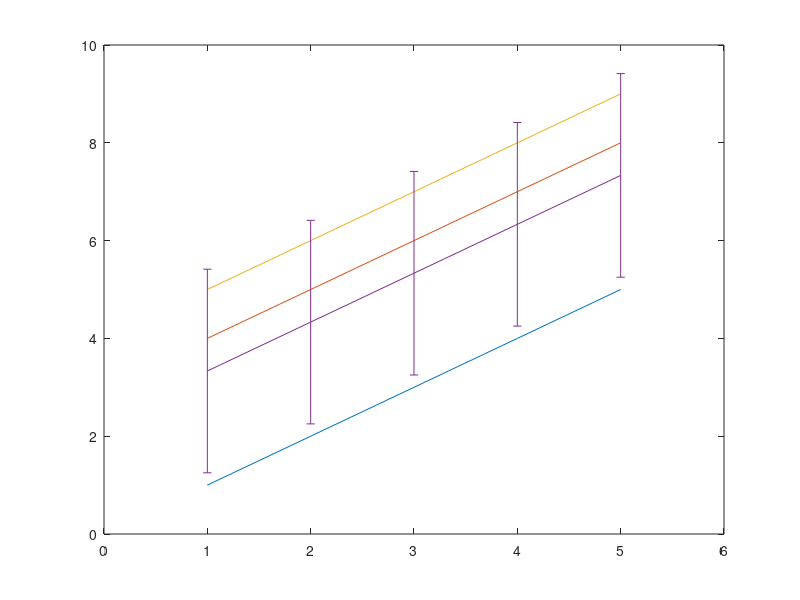

Reproduce this figure in MATLAB.
% Test file

% test_lattice = zeros(3,3);
% 
% while ~all(all(test_lattice~=0))
%     for i = 1:3
%         for j = 1:3
%             test_lattice(i,j) = 1;
%         end
%     end
% end
% 
% test_lattice

%%%%%

% x = linspace(-100,100,10000);
% D = 100;
% tau = 0.1;
% 
% P = 1/(sqrt(4*pi*D*tau))*exp(-(x.^2/(4*D*tau)));
% 
% plot(x,P)
% title('PDF Given D=100, \tau=0.1')
% xlabel('x')
% ylabel('PDF')
% 
% cumtrapz(x,P)

%%%%%

% [x,pdf,cdf] = gen_PDF(100,0.1);
% plot(x,pdf)
% title('PDF')
% xlabel('Change to the step to be taken')
% ylabel('Probability')
% 
% figure()
% plot(x,cdf)
% 
% cdf = round(cdf,5);
% % figure()
% % plot(x,cdf)
% 
% displmnts = zeros(1000000,1);
% for i = 1:1000000
%     val = rand();
%     displmnt_idx = find(cdf==round(val,5),1);
%     displmnt = x(displmnt_idx);
%     try
%         displmnts(i)=displmnt;
%     catch
%         displmnts(i)=0;
%     end
% end
% 
% displmnts
% displmnts(displmnts==0) = [];
% 
% figure()
% histogram(displmnts,100)

%%%%%

% Time-averaged MSD(delta-tau) plot
% delta_taus = 1:(time_pts/10); %time point intervals for displacement measurements (given by the first 10% of time points)
% sqd_dispmnts_lag_time = zeros(n,time_pts,size(delta_taus,2)); %storage for displacements at each time point interval
% 
% % Compute the displacements for the given delta-tau values (multiples of delta-t)
% counter_msd_tau = 1;
% for dt = delta_taus
%     for i = 1:n
%         for j = 1:time_pts-dt
%             tamsd_plot_displacement_x = data_matrix(i,j+dt,1) - data_matrix(i,j,1);
%             tamsd_plot_displacement_y = data_matrix(i,j+dt,2) - data_matrix(i,j,2);
%             sqd_dispmnts_lag_time(i,j,counter_msd_tau) = tamsd_plot_displacement_x^2 + tamsd_plot_displacement_y^2;
%         end
%     end
%     counter_msd_tau = counter_msd_tau + 1;
% end
% 
% for i = 1:n
%     for j = 1:size(delta_taus,2)
%         if boundary_collision(i) == 1 %only modify the displacement data if the given  particle strikes the boundary
%             first_zero_idx = find(((sqd_dispmnts_lag_time(i,:,j)==0)+([diff(sqd_dispmnts_lag_time(i,:,j)) 0]==0))==2,1); %find the index of the two consecutive zeros in sqd_dispmnts_lag_time for the given multiple of delta-t
%             try
%                 sqd_dispmnts_lag_time(i,(first_zero_idx-delta_taus(j)):first_zero_idx-1,j) = 0; %remove the appropriate number of erroneous displacements
%             catch
%                 sqd_dispmnts_lag_time(i,:,j) = 0; %remove all displacements if the particle is immobilized at a time point lesser than the value of the time lag
%             end
%         end
%     end
% end

%%%%%

% a = [2,0,4,5,6,0,0,8,23,5,2,0,7,6,8,10,9,0,0,0,0,0,0,0,0,0,0,0];
% 
% N = 5; % Required number of consecutive numbers following a first one
% 
% x = diff(a)==0;
% 
% f = find([false,x]~=[x,false]);
% 
% g = find(f(2:2:end)-f(1:2:end-1)>=N,1,'first');
% 
% first_t = t(f(2*g-1)); % First t followed by >=N consecutive numbers

%%%%%

% test = [2,0,4,5,6,0,0,8,23,5,2,0,7,6,8,10,9,0,0,0,0,0,0,0,0,0,0,0];
% a = strfind(test,[0,0,0,0]);
% test(a(1):end) = [];

%%%%%

% D = 1000000;
% tau = 0.1;
% 
% % Define a sufficiently broad range of x values
% x = linspace(-1125,1125,1250000);
% 
% % Define the PDF given the diffusivity and time step values
% P = 1/(sqrt(4*pi*D*tau))*exp(-(x.^2/(4*D*tau)));
% 
% plot(x,P)
% title('PDF')
% xlabel('x')
% ylabel('PDF')

%%%%%

% function lattice = gen_lattice(save_lattice,heterogeneity,lattice_size_x,lattice_size_y)
% % GEN_LATTICE Generate a lattice environment for diffusion.
% % save_lattice -- 0: don't save, 1: save (save the lattice to a .mat file)
% % heterogeneity -- 0: perfectly homogeneous, 1: maximal heterogeneity
% % lattice_size_x -- size of the lattice along the x-axis (width)
% % lattice_size_y -- size of the lattice along the y-axis (height)
% 
% % Define the lattice
% lattice_area = lattice_size_x * lattice_size_y;
% 
% % Initialize a void lattice
% lattice = zeros(lattice_size_x,lattice_size_y);
% 
% % Get the number of diffusivity regions
% num_regions = 25;
% % num_regions = subregions(heterogeneity,lattice_area);
% 
% % Set diffusivity values for each region (estimated via Wagner et al. Biomacromolecules article)
% min_diffusivity = 0.1; %um^2/s
% max_diffusivity = 1.25; %um^2/s
% % diffusivities = min_diffusivity + (max_diffusivity-min_diffusivity).*rand(1,num_regions);
% diffusivities = linspace(min_diffusivity,max_diffusivity,num_regions); % ** MANUALLY FORCED HETEROGENEITY
% 
% % Generate the "root" points of each region. The regions will grow outward from these points.
% region_start_pts = [randi([1,lattice_size_x],num_regions,1),randi([1,lattice_size_y],num_regions,1)];
% 
% % Grow the diffusivity regions until the entire lattice has been defined
% for i = 1:lattice_size_x
%     for j = 1:lattice_size_y
%         dists_to_start_pts = pdist2(region_start_pts,[i,j]); %get the distance between each region start point and the current lattice index
%         closest_dist = find(dists_to_start_pts==min(dists_to_start_pts),1); %find the closest region start point to the current lattice index
%         lattice(i,j) = diffusivities(closest_dist); %set the diffusivity value for the given lattice index
%     end
%     
%     % Display lattice generation progress (every 10%)
%     if rem(i,(lattice_size_x/10))==0
%         lattice_disp_message = strcat(['Lattice generation: ' num2str(100*(i/lattice_size_x)) '% complete.']);
%         disp(lattice_disp_message)
%     end
% end
% 
% % Save the lattice
% if save_lattice == 1
%     save('lattice.mat','lattice')
%     save
% end
% 
% end

%%%%%

% D = 1000;
% tau = 0.1;
% x = linspace(-125,125,1250000);
% 
% cdf = gen_PDF(D,tau,x);

%%%%%
% num_regions = 25;
% % num_regions = subregions(heterogeneity,lattice_area);
% 
% % Set diffusivity values for each region (estimated via Wagner et al. Biomacromolecules article)
% min_diffusivity = 0.1; %um^2/s
% max_diffusivity = 1.25; %um^2/s
% 
% %Adjust the units of the diffusivities
% multiplier = 10000;
% min_diffusivity = multiplier*min_diffusivity; %10^-4 um^2/s
% max_diffusivity = multiplier*max_diffusivity; %10^-4 um^2/s
% 
% % diffusivities = min_diffusivity + (max_diffusivity-min_diffusivity).*rand(1,num_regions);
% diffusivities = round(linspace(min_diffusivity,max_diffusivity,num_regions)); % ** MANUALLY FORCED HETEROGENEITY
% 
% tau = 0.1;
%  
% x = linspace(-165,165,1650000);
% all_cdf = zeros(length(diffusivities),length(x));
% for i = 1:length(diffusivities)
%     all_cdf(i,:) = gen_PDF(diffusivities(i),tau,x);
% end
% 
% all_cdf(:,end)

%%%%%

% %%% HISTOGRAMS %%%
% % Histogram for all displacements (1*(delta-t))
% clearvars all_displacement_storage
% all_displacement_storage = [];
% for i = 1:n
%     % Store the processed data for histogram plotting
%     all_displacement_storage = [all_displacement_storage no_trailing_zeros(current_displacement_storage(i,:))];
% end
% 
% figure()
% histogram(all_displacement_storage, 'Normalization', 'pdf')
% title('Step Size Distribution')
% xlabel('\Deltax, \Deltay [10^{-2}\mum]')
% ylabel('P(\Deltax, \Deltay, \Delta\tau=1 time point)')
% 
% % Histograms for displacements using greater multiples of delta-t (iteratively: multiples_delta_time*(delta-t))
% histogram_data_x = zeros(n,time_pts,size(multiples_delta_time,2));
% histogram_data_y = zeros(n,time_pts,size(multiples_delta_time,2));
% counter_hist = 1;
% for dt = multiples_delta_time
%     for i = 1:n
%         for j = 1:time_pts-dt
%             histogram_data_x(i,j,counter_hist) = data_matrix(i,j+dt,1) - data_matrix(i,j,1);
%             histogram_data_y(i,j,counter_hist) = data_matrix(i,j+dt,2) - data_matrix(i,j,2);
%         end
%     end
%     counter_hist = counter_hist + 1;
% end
% 
% for j = 1:size(multiples_delta_time,2)
%     clearvars all_displacement_storage_x all_displacement_storage_y all_displacement_storage_both
%     clearvars current_histogram_data_x current_histogram_data_y current_histogram_data_x_copy current_histogram_data_y_copy
%     all_displacement_storage_x = [];
%     all_displacement_storage_y = [];
%     for i = 1:n
%         % Remove erroneous displacements that result from a particle striking the boundary
%         if boundary_collision(i) == 1 %only modify the displacement data if the given particle strikes the boundary
%             start_of_trailing_zeros = find(histogram_data_x(i,:,j),1,'last') + 1;
%             try
%                 % Remove the appropriate number of erroneous displacements
%                 histogram_data_x(i,(start_of_trailing_zeros-multiples_delta_time(j)):start_of_trailing_zeros-1,j) = 0; 
%                 histogram_data_y(i,(start_of_trailing_zeros-multiples_delta_time(j)):start_of_trailing_zeros-1,j) = 0;
%             catch
%                 % If the particle stopped so early that all displacements are erroneous, set the enter set of displacements to zero
%                 histogram_data_x(i,:,j) = 0;
%                 histogram_data_y(i,:,j) = 0;
%             end
%         end
%         
%         current_histogram_data_x = no_trailing_zeros(histogram_data_x(i,:,j));
%         current_histogram_data_y = no_trailing_zeros(histogram_data_y(i,:,j));
%         
%         current_histogram_data_x_copy = no_trailing_zeros(histogram_data_x(i,:,j));
%         current_histogram_data_y_copy = no_trailing_zeros(histogram_data_y(i,:,j));
%         
% %         idxs_zeros_x = find(~current_histogram_data_x);
% %         idxs_zeros_y = find(~current_histogram_data_y);
%         
%         current_histogram_data_x((current_histogram_data_x_copy==0 & current_histogram_data_y_copy~=0)) = [];
%         current_histogram_data_y((current_histogram_data_y_copy==0 & current_histogram_data_x_copy~=0)) = [];
%         
%         % Store the processed data for histogram plotting
%         all_displacement_storage_x = [all_displacement_storage_x current_histogram_data_x];
%         all_displacement_storage_y = [all_displacement_storage_y current_histogram_data_y];
%         
%     end
%     
%     all_displacement_storage_both = [all_displacement_storage_x all_displacement_storage_y];
%     
% %     figure()
% %     histogram(all_displacement_storage_x, 'Normalization', 'pdf')
% %     title('Step Size Distribution')
% %     xlabel('\Deltax [10^{-2}\mum]')
% %     hist_y_label_str = strcat(['P(\Deltax, \Delta\tau=' num2str(multiples_delta_time(j)) ' time points)']);
% %     ylabel(hist_y_label_str)
% %     
% %     figure()
% %     histogram(all_displacement_storage_y, 'Normalization', 'pdf')
% %     title('Step Size Distribution')
% %     xlabel('\Deltay [10^{-2}\mum]')
% %     hist_y_label_str = strcat(['P(\Deltay, \Delta\tau=' num2str(multiples_delta_time(j)) ' time points)']);
% %     ylabel(hist_y_label_str)
% 
% 	figure()
%     histogram(all_displacement_storage_both, 'Normalization', 'pdf')
%     title('Step Size Distribution')
%     xlabel('\Deltax, \Deltay [10^{-2}\mum]')
%     hist_y_label_str = strcat(['P(\Deltax, \Deltay, \Delta\tau=' num2str(multiples_delta_time(j)) ' time points)']);
%     ylabel(hist_y_label_str)
% end

%%%%%

% save_lattice = 0;
% heterogeneity = 1;
% lattice_size_x = 1000;
% lattice_size_y = 1000;
% tau = 0.1;
% tic
% [lattice,x,all_cdf,diffusivities] = gen_lattice(save_lattice,heterogeneity,lattice_size_x,lattice_size_y,tau);
% toc
% 
% % Time without parallel computing: 27.44 seconds / 26.90 seconds
% % Time with parallel computing: 49.93 seconds / 38.92 seconds

%%%%%

% time_idx = [1,2,3,4,5,10,50,100,125,150,175,200];
% data_10000 = [0.996,0.8192,0.7588,0.7343,0.723,0.713,0.712,0.71,0.714,0.718,0.723,0.726];
% data_2500 = [0.992,0.822,0.762,0.736,0.723,0.711,0.718,0.707,0.702,0.699,0.696,0.692];
% data_2500_again = [0.996,0.823,0.764,0.739,0.726,0.714,0.716,0.718,0.724,0.727,0.728,0.729];
% 
% raw_theory_10000 = [44.72,63.25,77.46,89.44,100.00,141.42,316.23,447.21,500,547.72,591.61,632.46];
% raw_theory_2500 = [22.36,31.62,38.73,44.72,50.00,70.71,158.11,223.61,250.00,273.86,295.80,316.23];
% raw_10000 = [44.54,51.82,58.78,65.68,72.26,100.90,225.14,317.58,356.79,393.52,427.60,459.20];
% raw_2500 = [22.19,25.98,29.53,32.90,36.17,50.27,113.49,158.01,175.46,191.38,205.89,218.82];
% raw_2500_again = [22.26,26.02,29.59,33.05,36.31,50.50,113.23,160.59,180.91,199.02,215.38,230.49];
% 
% raw_2500_again_again = [15.816,22.3997,27.4605,31.7248,35.4858,50.3993,115.0598,163.575,182.434,199.6032,215.3026,229.548];

% Unchanged
% figure()
% plot(time_idx,data_10000,'-o')
% hold on
% plot(time_idx,data_2500,'-o')
% plot(time_idx,data_2500_again,'-o')
% legend('D=10000','D=2500','D=2500 again')
% xlabel('# time points')
% ylabel('Histogram std. dev. / Theoretical std. dev.')
% 
% figure()
% plot(time_idx,raw_theory_10000,'--')
% hold on
% plot(time_idx,raw_theory_2500,'--')
% plot(time_idx,raw_10000,'-o')
% plot(time_idx,raw_2500,'-o')
% plot(time_idx,raw_2500_again,'-o')
% plot(time_idx,raw_2500_again_again,'-o')
% legend('Theory D=10000','Theory D=2500','D=10000','D=2500','D=2500 again','D=2500 again again')
% xlabel('# time points')
% ylabel('Std. Deviation')
% 
% figure()
% plot(raw_theory_10000,raw_10000,'-o')
% hold on
% plot(raw_theory_2500,raw_2500,'-o')
% plot(raw_theory_2500,raw_2500_again,'-o')
% plot(raw_theory_2500,raw_2500_again_again,'-o')
% plot(1:500,'--')
% legend('D=10000','D=2500','D=2500 again','D=2500 again again','Perfect Agreement')
% xlabel('Theoretical Std. Dev.')
% ylabel('Experimental Std. Dev.')


% New test
% raw_2500_first_method = [22.2205,26.0039,29.5289,32.9218,36.1586,50.1428,111.8225,154.4281,171.5639,187.2045,201.7564,214.9222];
% raw_2500_second_method = [15.8517,22.4354,27.4623,31.6767,35.3775,49.9109,111.6039,154.251,171.3927,186.9898,201.5469,214.7159];
% raw_2500_third_method = [15.8481,22.4294,27.4527,31.6631,35.3591,49.861,111.0449,152.7034,169.2417,184.1718,198.0009,210.3952];
% 
% figure()
% plot(raw_theory_2500,raw_2500_first_method,'-o')
% hold on
% plot(raw_theory_2500,raw_2500_second_method,'-o')
% plot(raw_theory_2500,raw_2500_third_method,'-o')
% plot(1:500,'--')
% legend('First Method','Second Method','Third Method','Perfect Agreement')
% xlabel('Theoretical Std. Dev.')
% ylabel('Experimental Std. Dev.')
% 
% fit_line = polyfit(raw_theory_2500,raw_2500_third_method,1)
% quotients = raw_2500_third_method./raw_theory_2500
% avg_quotient = mean(quotients)

% Squared
% figure()
% plot(time_idx,raw_theory_10000.^2,'--')
% hold on
% plot(time_idx,raw_theory_2500.^2,'--')
% plot(time_idx,raw_10000.^2,'-o')
% plot(time_idx,raw_2500.^2,'-o')
% plot(time_idx,raw_2500_again.^2,'-o')
% legend('Theory D=10000','Theory D=2500','D=10000','D=2500','D=2500 again')
% xlabel('# time points')
% ylabel('Std. Deviation')
% 
% figure()
% plot(raw_theory_10000.^2,raw_10000.^2,'-o')
% hold on
% plot(raw_theory_2500.^2,raw_2500.^2,'-o')
% plot(raw_theory_2500.^2,raw_2500_again.^2,'-o')
% plot(1:500000,'--')
% legend('D=10000','D=2500','D=2500 again','Perfect Agreement')
% xlabel('Theoretical Std. Dev.')
% ylabel('Experimental Std. Dev.')

% Fitting
% sqrt_fit_raw_theory_10000 = polyfit(sqrt(time_idx),raw_theory_10000,1)
% sqrt_fit_raw_10000 = polyfit(sqrt(time_idx),raw_10000,1)
% 
% fit_raw_10000 = polyfit(raw_theory_10000.^2,raw_10000.^2,1)

%%%%%

% try
%     delete(pool)
% end
% 
% num = 3; %number of total iterations
% workers = 3; %number of cores
% pool = parpool(workers);
% result = zeros(num,2);
% 
% for round = 1:ceil(num/workers)
%     if round*workers<=num
%         val = workers;
%         spmd (val)
%             a = zeros(1,2);
%             disp(labindex)
%             a(1) = round*labindex;
%             a(2) = round*labindex;
%         end
%     else
%         val = rem(num,workers);
%         spmd (val)
%             disp(labindex)
%             a = round*labindex;
%         end
%     end
%     
% %     [a{:}]
%     idx = find(~result,1,'first');
%     for lol = 1:val
%         result(idx+lol-1,:) = [a{lol}];
%     end
% %     clear a
%     
% end

%%%%%

% num_regions = 100;
% tau = 0.1;
% 
% % Set diffusivity values for each region (estimated via Wagner et al. Biomacromolecules article)
% %     min_diffusivity = 0.1; %um^2/s
% %     max_diffusivity = 1.25; %um^2/s
% min_diffusivity = 0.05; %um^2/s
% max_diffusivity = 3.00; %um^2/s
% 
% % Adjust the units of the diffusivities
% multiplier = 10000;
% min_diffusivity = multiplier*min_diffusivity; %10^-4 um^2/s
% max_diffusivity = multiplier*max_diffusivity; %10^-4 um^2/s
% 
% % Compute the diffusivities of the lattice's subregions
% % diffusivities = min_diffusivity + (max_diffusivity-min_diffusivity).*rand(1,num_regions);
% diffusivities = round(linspace(min_diffusivity,max_diffusivity,num_regions)); % ** MANUALLY FORCED HETEROGENEITY
% 
% x = linspace(-200,200,2000000);
% all_cdf = zeros(length(diffusivities),length(x));
% for i = 1:length(diffusivities)
%     all_cdf(i,:) = gen_PDF(diffusivities(i),tau,x);
% end

%%%%%

% fh = figure;
% imageh = imshow(false(1000));
% 
% % Create buttons in the figure.
% uicontrol('Parent',fh,'Style','pushbutton','String','paint','Callback',{@paintButtonCallback, imageh});
% bh = uicontrol('Parent',fh,'Style','pushbutton','String','line','Callback',{@lineButtonCallback, imageh});
% bh.Position(2) = 50;
% bh2 = uicontrol('Parent',fh,'Style','pushbutton','String','line2','Callback',{@line2ButtonCallback, imageh});
% bh2.Position(2) = 80;
% bh3 = uicontrol('Parent',fh,'Style','pushbutton','String','free','Callback',{@freeButtonCallback, imageh});
% bh3.Position(2) = 110;
% 
% % button callback function
% function paintButtonCallback(obj,~,imageh)
% if isempty(obj.Tag)
%     imageh.ButtonDownFcn = @paintMode;
%     obj.Tag = 'on';
% else
%     imageh.ButtonDownFcn = '';
%     obj.Tag = '';
% end
% 
%     function paintMode(~,~)
%         [x,y] = ginput(1);
% 
%         % round the values so they can be used for indexing.
%         x = round(x);
%         y = round(y);
% 
%         % make sure the values do not go outside the image.
%         s = size(imageh.CData);
%         if x > s(2) || y > s(1) || x < 1 || y < 1
%             return
%         end
% 
%         % make the selected pixel white.
%         imageh.CData(y,x) = true;
%     end
% end
% 
% % button callback function
% function lineButtonCallback(~,~,imageh)
% % take two points at a time
% [x,y] = ginput(2);
% 
% % make sure the values do not go outside the image.
% s = size(imageh.CData);
% if any(x > s(2)+0.5 | y > s(1)+0.5 | x < 0.5 | y < 0.5) || (diff(x) == 0 && diff(y) == 0)
%     return
% end
% 
% % find all pixels on the line xy
% ind = findLine(size(imageh.CData),x,y);
% 
% % make the selected pixel white.
% imageh.CData(ind) = true;
% end
% 
% function ind = findLine(s,x,y)
% % Find all pixels that lie between points defined by [x(1),y(1)] and [x(2),y(2)].
% 
% supersampling = 1.2;
% [x,y,~] = improfile(s,round(x),round(y),max([diff(x);diff(y)])*supersampling);
% ind = sub2ind(s,round(x),round(y));
% end
% 
% % button callback function
% function line2ButtonCallback(~,~,imageh)
% % take two points at a time
% h = drawline;
% ind = h.createMask;
% delete(h);
% 
% % make the selected pixel white.
% imageh.CData(ind) = true;
% end
% 
% % button callback function
% function freeButtonCallback(~,~,imageh)
% % take two points at a time
% h = drawfreehand;
% x = h.Position(:,1);
% y = h.Position(:,2);
% delete(h);
% 
% ind = sub2ind(size(imageh.CData),round(y),round(x));
% 
% % make the selected pixel white.
% imageh.CData(ind) = true;
% end

%%%%%

% fontSize = 12;
% 
% % Read in a standard MATLAB gray scale demo image.
% folder = fullfile(matlabroot, '\toolbox\images\imdemos');
% baseFileName = 'cameraman.tif';
% % Get the full filename, with path prepended.
% fullFileName = fullfile(folder, baseFileName);
% % Check if file exists.
% if ~exist(fullFileName, 'file')
%   % File doesn't exist -- didn't find it there.  Check the search path for it.
%   fullFileName = baseFileName; % No path this time.
%   if ~exist(fullFileName, 'file')
%     % Still didn't find it.  Alert user.
%     errorMessage = sprintf('Error: %s does not exist in the search path folders.', fullFileName);
%     uiwait(warndlg(errorMessage));
%     return;
%   end
% end
% % grayImage = imread(fullFileName);
% grayImage = 0.5*ones(1000,1000);
% imshow(grayImage, []);
% axis on;
% title('Original Grayscale Image', 'FontSize', fontSize);
% set(gcf, 'Position', get(0,'Screensize')); % Maximize figure.
% message = sprintf('Left click and hold to begin drawing a freehand path.\nSimply lift the mouse button to finish.\nDRAW FAST!!!');
% uiwait(msgbox(message));
% % User draws curve on image here.
% hFH = imfreehand();
% % Get the xy coordinates of where they drew.
% xy = hFH.getPosition
% % get rid of imfreehand remnant.
% delete(hFH);
% % Overlay what they drew onto the image.
% hold on; % Keep image, and direction of y axis.
% xCoordinates = xy(:, 1);
% yCoordinates = xy(:, 2);
% plot(xCoordinates, yCoordinates, 'ro', 'LineWidth', 2, 'MarkerSize', 10);
% caption = sprintf('Original Grayscale Image.\nPoints may not lie on adjacent pixels, depends on your speed of drawing!');
% title(caption, 'FontSize', fontSize);
% % Ask user if they want to burn the line into the image.
% promptMessage = sprintf('Do you want to burn the line into the image?');
% titleBarCaption = 'Continue?';
% button = questdlg(promptMessage, titleBarCaption, 'Yes', 'No', 'Yes');
% if strcmpi(button, 'Yes')
%   cla;
%   hold off;
%   for k = 1 : length(xCoordinates)
%     row = int32(yCoordinates(k));
%     column = int32(xCoordinates(k));
%     
%     row(row<1)=1;
%     column(column<1)=1;
%     
%     grayImage(row, column) = 255;
%   end
%   imshow(grayImage, []);
%   axis on;
%   caption = sprintf('Grayscale Image with Burned In Curve.\nPoints may not lie on adjacent pixels, depends on your speed of drawing!');
%   title(caption, 'FontSize', fontSize);
% end
% % Ask user if they want to interpolate the line to get the "in-between" points that are missed..
% % promptMessage = sprintf('Do you want to interpolate the curve into intervening pixels?');
% % titleBarCaption = 'Continue?';
% % button = questdlg(promptMessage, titleBarCaption, 'Yes', 'No', 'Yes');
% % if strcmpi(button, 'Cancel')
% %   return;
% % end
% xCoordinates = xy(:, 1);
% yCoordinates = xy(:, 2);
% numberOfKnots = length(xCoordinates);
% % Close gaps that you get when you draw too fast.
% % Use splines to interpolate a smoother curve,
% % with 10 times as many points,
% % that goes exactly through the same data points.
% samplingRateIncrease = 10;
% newXSamplePoints = linspace(1, numberOfKnots, numberOfKnots * samplingRateIncrease);
% % smoothedY = spline(xCoordinates, yCoordinates, newXSamplePoints);
% % Make the 2D array where the top row is the x coordinates and the bottom row is the y coordinates,
% % but with the exception that the left column and right column is a vector that gives the direction of the slope.
% yy = [0, xCoordinates', 0; 1, yCoordinates', 1]
% pp = spline(1:numberOfKnots, yy); % Get interpolant
% smoothedY = ppval(pp, newXSamplePoints); % Get smoothed y values in the "gaps".
% % smoothedY is a 2D array with the x coordinates in the top row and the y coordinates in the bottom row.
% smoothedXCoordinates = smoothedY(1, :)
% smoothedYCoordinates = smoothedY(2, :)
% % Plot smoothedY and show how the line is
% % smooth, and has no sharp bends.
% hold on; % Don't destroy the first curve we plotted.
% hGreenCurve = plot(smoothedXCoordinates, smoothedYCoordinates, '-g');
% title('Spline Interpolation Demo', 'FontSize', 20);
% % But smoothedXCoordinates and smoothedYCoordinates are not in pixel coordinates, they have fractional values.
% % If you want integer pixel values, you have to round.
% intSmoothedXCoordinates = int32(smoothedXCoordinates)
% intSmoothedYCoordinates = int32(smoothedYCoordinates)
% % But now it's possible that some coordinates will be on the same pixel if that's
% % how they rounded according to how they were located to the nearest integer pixel location.
% % So use diff() to remove elements that have the same x and y values.
% diffX = [1, diff(intSmoothedXCoordinates)];
% diffY = [1, diff(intSmoothedYCoordinates)];
% % Find out where both have zero difference from the prior point.
% bothZero = (diffX==0) & (diffY == 0);
% % Remove those from the arrays.
% finalX = intSmoothedXCoordinates(~bothZero);
% finalY = intSmoothedYCoordinates(~bothZero);
% % Now remove the green line.
% delete(hGreenCurve);
% % Plot the final coordinates.
% hGreenCurve = plot(finalX, finalY, '-y');
% h = fill(finalX,finalY,'w');

%%%%%

% img = imread('test.png');
% handles.axes = axes;
% imshow(img, 'Parent', handles.axes);
% axis(handles.axes, 'on');
% % yLimits = get(handles.axes,'YLim');   % If you have the handle already, ...
% % yTicks = yLimits(2)-get(handles.axes,'YTick');
% % set(handles.axes,'YTickLabel',num2str(yTicks.'));
% size(img);
% 
% grayImage = rgb2gray(img);
% figure()
% imshow(grayImage)
% sz = size(grayImage);
% 
% xg = 1:sz(1);
% yg = 1:sz(2);
% F = griddedInterpolant({xg,yg},double(grayImage),'nearest');
% 
% xq = (0:1/10:sz(1))';
% yq = (0:1/10:sz(2))';
% vq = uint8(F({xq,yq}));
% vq = vq(1:end-1,1:end-1);
% figure()
% imshow(vq)
% 
% vq = rescale(vq,1000,12500);

% rescaled = rescale(grayImage,1000,12500);
% rescaled_upsampled = upsample(rescaled,10);
% rescaled_upsampled = rescaled_upsampled.';
% rescaled_upsampled = upsample(rescaled_upsampled,10);
% resample()

% function pixelValues = savePixelValues(rgb)
%     pixelValues = rgb2gray(rgb);
% end

%%%%%

% x = 1;
% 
% tic
% if x
%     disp(x)
% else
%     3
% end
% toc
% 
% tic
% try
%     x
% catch
%     3
% end
% toc

%%%%%

% possibilities = linspace(1,1000,19); % DIFFUSIVITIES
% possibilities = [possibilities possibilities(end)+1];
% test_vals = randsample(possibilities,1000,true);
% test = reshape(test_vals,[100,10]) % DIFFUSIVITIES SAMPLED BY EACH PARTICLE AT EACH TIME POINT
% % test = randi(10,20,10)
% % possibilities = 1:11;
% 
% all_gc = zeros(size(test,1),length(possibilities)-1);
% for i = 1:size(test,1)
%     [GC,GR] = groupcounts(test(i,:)',possibilities,'IncludeEmptyGroups',true);
%     all_gc(i,:) = GC;
% end
% 
% all_gc
% 
% particles = {'1';'2';'3';'4';'5';'6';'7';'8';'9';'10';'11';'12';'13';'14';'15';'16';'17';'18';'19';'20'};
% diffs = {'A';'B';'C';'D';'E';'F';'G';'H';'I';'J';'K';'L';'M';'N';'O';'P';'Q';'R';'S'};
% % tb = table(all_gc)
% 
% % tb = array2table(all_gc) %,'RowNames',particles,'VariableNames',diffs,'DimensionNames',{'Diffusivities','Particles'})
% 
% % heatmap(1:20,possibilities,all_gc)
% 
% h = heatmap(all_gc);
% h.XDisplayLabels = diffs;
% h.YDisplayLabels = particles;

%%%%%

% x = -25:0.1:25;
% mu = 0;
% sigmas = 1:0.1:5;
% all_p = zeros(1,length(x));
% 
% figure()
% for sigma = sigmas
%     p = (1/(sigma*sqrt(2*pi))).*exp(-(1/2).*((x-mu)./sigma).^2);
%     all_p = all_p + p;
%     plot(x,p)
%     hold on
% end
% title('All Gaussian Curves (\mu=0, \sigma=[1:0.1:5])')
% xlabel('x')
% ylabel('y')
% 
% f = fit(x',all_p','gauss1');
% 
% figure()
% plot(f,x,all_p)
% title('Sum of Gaussian Curves and Gaussian Fit')

%%%%%

msds = [1:5;4:8;5:9];
dtaus = 1:5;

errs = std(msds);

avg_msd = mean(msds);

plot(dtaus,msds)
hold on
errorbar(dtaus,avg_msd,errs)

hrs = var(msds)./(avg_msd.^2)




